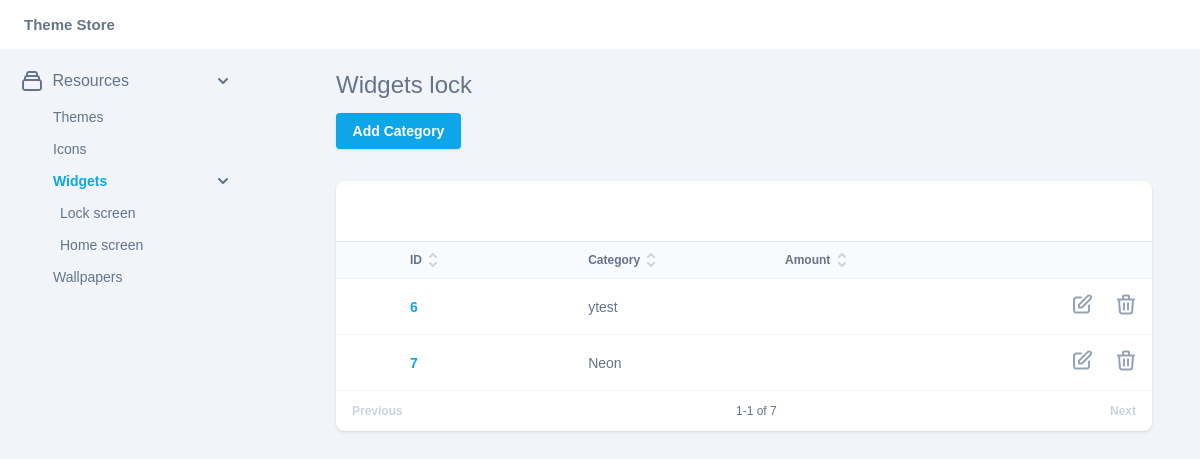
/widgetslock (signed in), run on the app's committed database.
### wcapi/models.py (models this page shows, shortened)
class WidgetsLock(models.Model):
    id_Widgets = models.AutoField(primary_key=True)
    category = models.CharField(max_length=255)
    amount = models.CharField(max_length=255)
    file = models.FileField(upload_to='files/', null=True)
    class Meta:
        verbose_name = "ВиджетLock"
        verbose_name_plural = "ВиджетыLock"

### wcapi/views.py (the view)
# urls.py: path('widgetslock', widgetslock, name='widgetslock'),
@login_required(login_url='/admin/')
def widgetslock(request):  # HttpRequest
    context = WidgetsLock.objects.all()
    context = {'contact': context}
    return render(request, 'wcapi/widgetslock.html', context)

### wcapi/templates/wcapi/widgetslock.html (shortened to what this page needs)
<!DOCTYPE html>
<html>
<head>
	<link rel="stylesheet" href="/static/style.css">
	<link rel="stylesheet" href="/static/slick.css">
</head>
<body>
	<header class="header">
		<a href="/" style="color: #64748B;text-decoration: none;font-size: 15px;"><b>Theme Store</b></a>
	</header>
	<div class="page-content">
		<nav class="nav">
			<div class="name">
				<img src="/static/img/menu.svg"> Resources
			</div>
			<ul class="ul">
				<li><a href="{% url 'home' %}">Themes</a></li>
				<li><a href="{% url 'icons' %}">Icons</a></li>
				<li>
					<a class="with_sub active">Widgets</a>
					<ul>
						<li><a href="{% url 'widgetslock' %}">Lock screen</a></li>
						<li><a href="{% url 'widgetshome' %}">Home screen</a></li>
					</ul>
				</li>
				<li><a href="{% url 'wallpapers' %}">Wallpapers</a></li>
			</ul>
		</nav>
		<div class="main-block">
			<h1>Widgets lock</h1>
			<div class="themes">
				<button class="add" onclick="location.href='{% url 'widgetslock_add_category' %}'">Add Category</button>
				<div class="content">
					<table>
						<thead>
							<tr>
								<td> ID <a></a></td>
								<td> Category <a></a></td>
								<td> Amount <a></a></td>
								<td></td>
							</tr>
						</thead>
						<tbody>
						{% for p in contact %}
							<tr>
								<td>{{ p.id_Widgets }}</td>
								<td>{{ p.category }}</td>
								<td>{{ p.amount }}</td>
								<td>
									<div class="links">
										<a href="{% url 'widgetslock_cat_slug' p.id_Widgets %}"></a>
										<a href="{% url 'widgetslock_del_category' p.id_Widgets %}"></a>
									</div>
								</td>
							</tr>
						{% endfor %}
						</tbody>
					</table>
					<div class="bottom-nav flex">
						<a href="#">Previous</a>
						<p>1-1 of 7</p>
						<a href="#">Next</a>
					</div>
				</div>
			</div>
		</div>
	</div>
</body>
</html>

### data on the page
WidgetsLock: id_Widgets "6", category "ytest"
WidgetsLock: id_Widgets "7", category "Neon"
